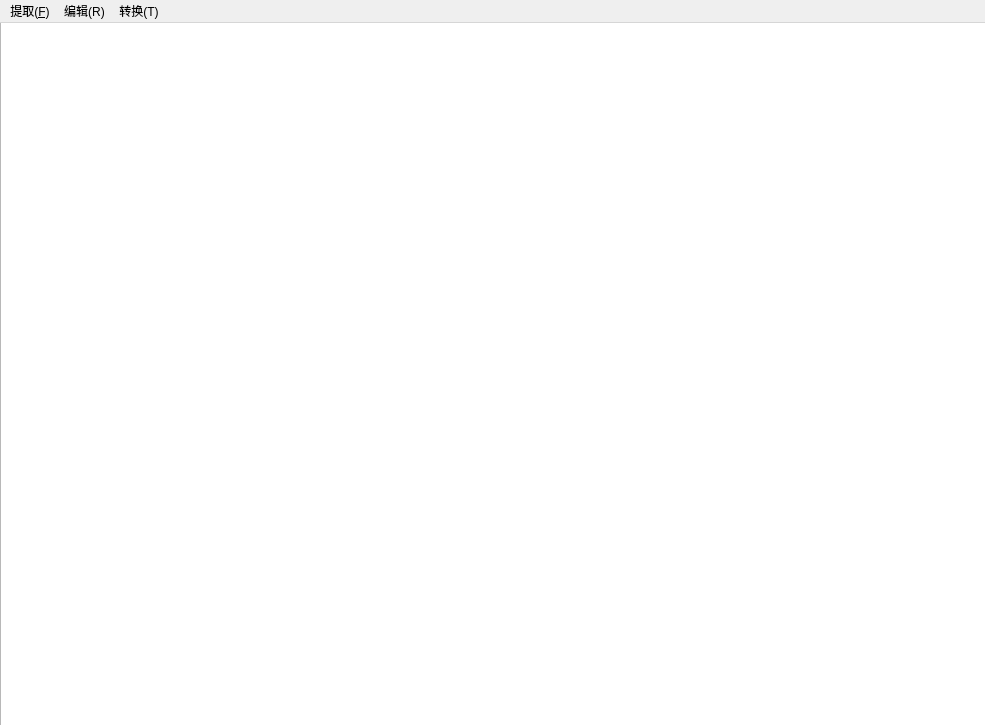
<?xml version="1.0" encoding="UTF-8"?>
<ui version="4.0">
 <class>MainWindow</class>
 <widget class="QMainWindow" name="MainWindow">
  <property name="geometry">
   <rect>
    <x>0</x>
    <y>0</y>
    <width>985</width>
    <height>725</height>
   </rect>
  </property>
  <property name="maximumSize">
   <size>
    <width>1000</width>
    <height>750</height>
   </size>
  </property>
  <property name="windowTitle">
   <string>MainWindow</string>
  </property>
  <property name="styleSheet">
   <string notr="true"/>
  </property>
  <widget class="QWidget" name="centralwidget">
   <widget class="QGraphicsView" name="graphicsView">
    <property name="geometry">
     <rect>
      <x>0</x>
      <y>-10</y>
      <width>1001</width>
      <height>741</height>
     </rect>
    </property>
    <property name="styleSheet">
     <string notr="true">background-image: url(:/q/sdvc.jpg);</string>
    </property>
   </widget>
  </widget>
  <widget class="QMenuBar" name="menubar">
   <property name="enabled">
    <bool>true</bool>
   </property>
   <property name="geometry">
    <rect>
     <x>0</x>
     <y>0</y>
     <width>985</width>
     <height>26</height>
    </rect>
   </property>
   <property name="nativeMenuBar">
    <bool>true</bool>
   </property>
   <widget class="QMenu" name="menu_F">
    <property name="title">
     <string>提取(&amp;F)</string>
    </property>
    <addaction name="action"/>
    <addaction name="action_2"/>
   </widget>
   <widget class="QMenu" name="menu_R">
    <property name="title">
     <string>编辑(R)</string>
    </property>
    <addaction name="action_3"/>
    <addaction name="action_4"/>
    <addaction name="action_5"/>
    <addaction name="action_6"/>
   </widget>
   <widget class="QMenu" name="menu_T">
    <property name="title">
     <string>转换(T)</string>
    </property>
    <addaction name="actionPPT_PDF"/>
    <addaction name="actionWord_PDF"/>
   </widget>
   <addaction name="menu_F"/>
   <addaction name="menu_R"/>
   <addaction name="menu_T"/>
  </widget>
  <action name="action">
   <property name="text">
    <string>文字(L)</string>
   </property>
  </action>
  <action name="action_2">
   <property name="text">
    <string>表格(K)</string>
   </property>
  </action>
  <action name="action_3">
   <property name="text">
    <string>去除加密</string>
   </property>
  </action>
  <action name="action_4">
   <property name="text">
    <string>拆分</string>
   </property>
  </action>
  <action name="action_5">
   <property name="text">
    <string>合并</string>
   </property>
  </action>
  <action name="action_6">
   <property name="text">
    <string>删除页面</string>
   </property>
  </action>
  <action name="actionPPT_PDF">
   <property name="text">
    <string>PPT转PDF</string>
   </property>
  </action>
  <action name="actionWord_PDF">
   <property name="text">
    <string>Word转PDF</string>
   </property>
  </action>
 </widget>
 <resources>
  <include location="pictures.qrc"/>
 </resources>
 <connections/>
</ui>
